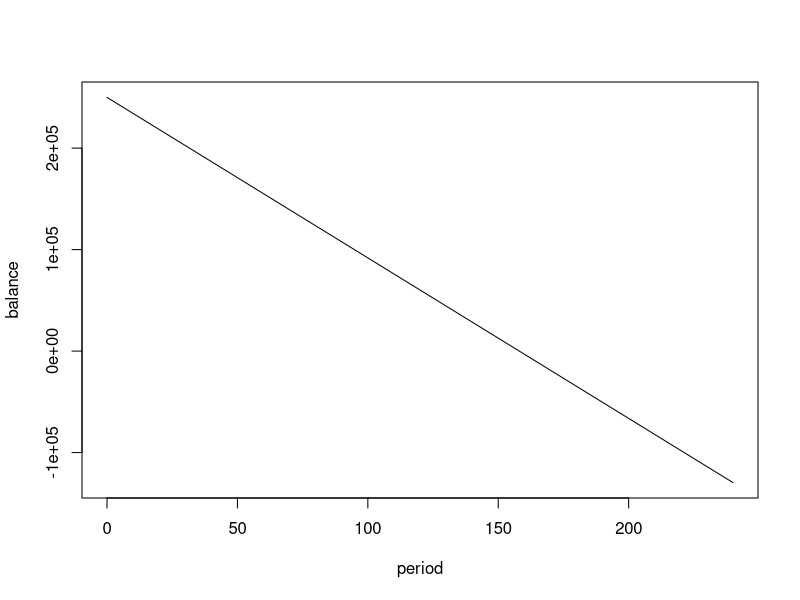

Recreate this plot in R.

pv <- 250000    # inital loan value
n  <- 20 * 12   # number of periods 20 years, monthly payments
r  <- 4.5 / 100 / 12  # rate per period

# Payment per period
p <- (r * pv) / ( 1 - (1 + r)^-n)

period <- 0:n
balance <- pv - 0:n * p

plot(period,balance,type="n")
lines(period,balance)



